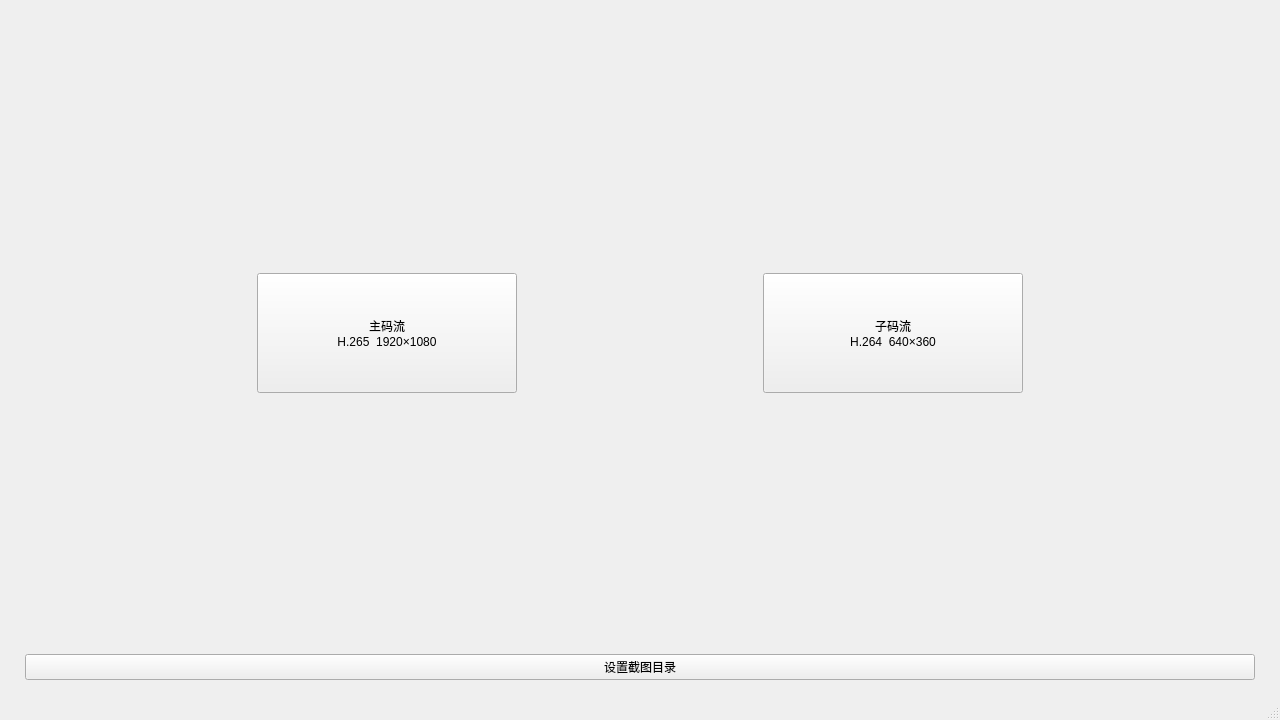
<?xml version="1.0" encoding="UTF-8"?>
<ui version="4.0">
 <class>MainWindow</class>
 <widget class="QMainWindow" name="MainWindow">
  <property name="geometry">
   <rect>
    <x>0</x>
    <y>0</y>
    <width>1280</width>
    <height>720</height>
   </rect>
  </property>
  <property name="windowTitle">
   <string>多路监控客户端</string>
  </property>
  <widget class="QWidget" name="centralwidget">
   <layout class="QVBoxLayout" name="rootLayout">
    <item>
     <widget class="QStackedWidget" name="stackedWidget">
      <property name="currentIndex">
       <number>0</number>
      </property>
      <widget class="QWidget" name="selectPage">
       <layout class="QVBoxLayout" name="selectLayout">
        <item>
         <spacer name="topSpacer">
          <property name="orientation">
           <enum>Qt::Orientation::Vertical</enum>
          </property>
          <property name="sizeHint" stdset="0">
           <size>
            <width>0</width>
            <height>0</height>
           </size>
          </property>
         </spacer>
        </item>
        <item>
         <layout class="QHBoxLayout" name="selectBtnLayout">
          <item>
           <spacer name="leftSpacer">
            <property name="orientation">
             <enum>Qt::Orientation::Horizontal</enum>
            </property>
            <property name="sizeHint" stdset="0">
             <size>
              <width>0</width>
              <height>0</height>
             </size>
            </property>
           </spacer>
          </item>
          <item>
           <widget class="QPushButton" name="btnSelectMain">
            <property name="minimumSize">
             <size>
              <width>260</width>
              <height>120</height>
             </size>
            </property>
            <property name="text">
             <string>主码流
H.265  1920×1080</string>
            </property>
           </widget>
          </item>
          <item>
           <spacer name="midSpacer">
            <property name="orientation">
             <enum>Qt::Orientation::Horizontal</enum>
            </property>
            <property name="sizeHint" stdset="0">
             <size>
              <width>60</width>
              <height>20</height>
             </size>
            </property>
           </spacer>
          </item>
          <item>
           <widget class="QPushButton" name="btnSelectSub">
            <property name="minimumSize">
             <size>
              <width>260</width>
              <height>120</height>
             </size>
            </property>
            <property name="text">
             <string>子码流
H.264  640×360</string>
            </property>
           </widget>
          </item>
          <item>
           <spacer name="rightSpacer">
            <property name="orientation">
             <enum>Qt::Orientation::Horizontal</enum>
            </property>
            <property name="sizeHint" stdset="0">
             <size>
              <width>0</width>
              <height>0</height>
             </size>
            </property>
           </spacer>
          </item>
         </layout>
        </item>
        <item>
         <spacer name="bottomSpacer">
          <property name="orientation">
           <enum>Qt::Orientation::Vertical</enum>
          </property>
          <property name="sizeHint" stdset="0">
           <size>
            <width>0</width>
            <height>0</height>
           </size>
          </property>
         </spacer>
        </item>
        <item>
         <layout class="QHBoxLayout" name="settingsLayout">
          <item>
           <spacer name="settingsLeftSpacer">
            <property name="orientation">
             <enum>Qt::Orientation::Horizontal</enum>
            </property>
           </spacer>
          </item>
          <item>
           <widget class="QPushButton" name="btnSettings">
            <property name="text">
             <string>设置截图目录</string>
            </property>
           </widget>
          </item>
          <item>
           <spacer name="settingsRightSpacer">
            <property name="orientation">
             <enum>Qt::Orientation::Horizontal</enum>
            </property>
           </spacer>
          </item>
         </layout>
        </item>
       </layout>
      </widget>
      <widget class="QWidget" name="videoPage">
       <layout class="QVBoxLayout" name="videoPageLayout">
        <item>
         <widget class="QLabel" name="videoLabel">
          <property name="minimumSize">
           <size>
            <width>320</width>
            <height>240</height>
           </size>
          </property>
          <property name="text">
           <string>未连接</string>
          </property>
          <property name="alignment">
           <set>Qt::AlignmentFlag::AlignCenter</set>
          </property>
         </widget>
        </item>
        <item>
         <layout class="QHBoxLayout" name="controlLayout">
          <item>
           <widget class="QPushButton" name="btnBack">
            <property name="text">
             <string>返回</string>
            </property>
           </widget>
          </item>
          <item>
           <widget class="QPushButton" name="btnConnect">
            <property name="text">
             <string>连接</string>
            </property>
           </widget>
          </item>
          <item>
           <widget class="QPushButton" name="btnDisconnect">
            <property name="enabled">
             <bool>false</bool>
            </property>
            <property name="text">
             <string>断开</string>
            </property>
           </widget>
          </item>
          <item>
           <widget class="QPushButton" name="btnScreenshot">
            <property name="enabled">
             <bool>false</bool>
            </property>
            <property name="text">
             <string>截图</string>
            </property>
           </widget>
          </item>
          <item>
           <widget class="QPushButton" name="btnRecord">
            <property name="enabled">
             <bool>false</bool>
            </property>
            <property name="text">
             <string>录像</string>
            </property>
           </widget>
          </item>
         </layout>
        </item>
       </layout>
      </widget>
     </widget>
    </item>
   </layout>
  </widget>
  <widget class="QStatusBar" name="statusbar"/>
 </widget>
 <resources/>
 <connections/>
</ui>
